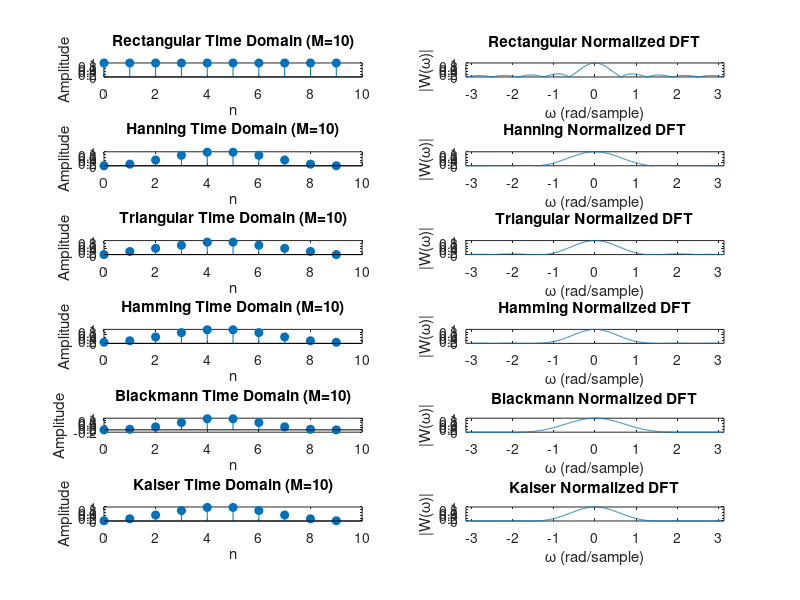
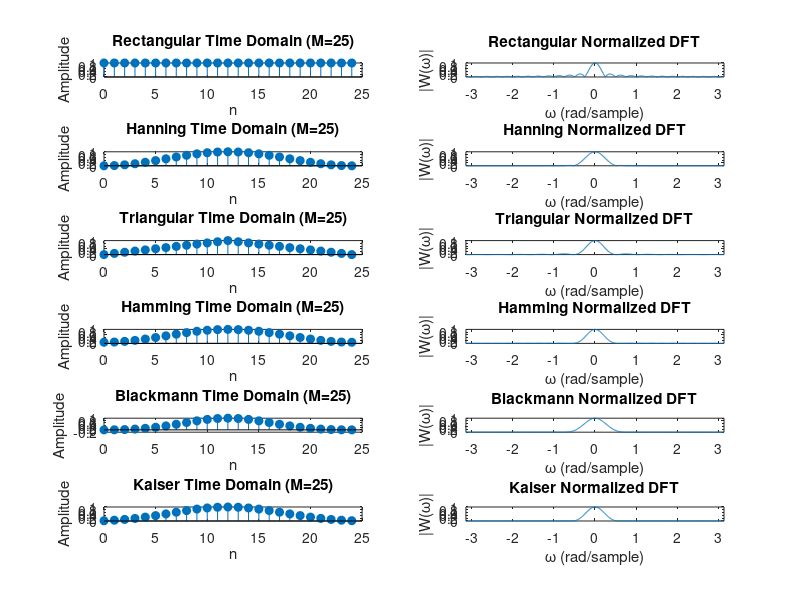
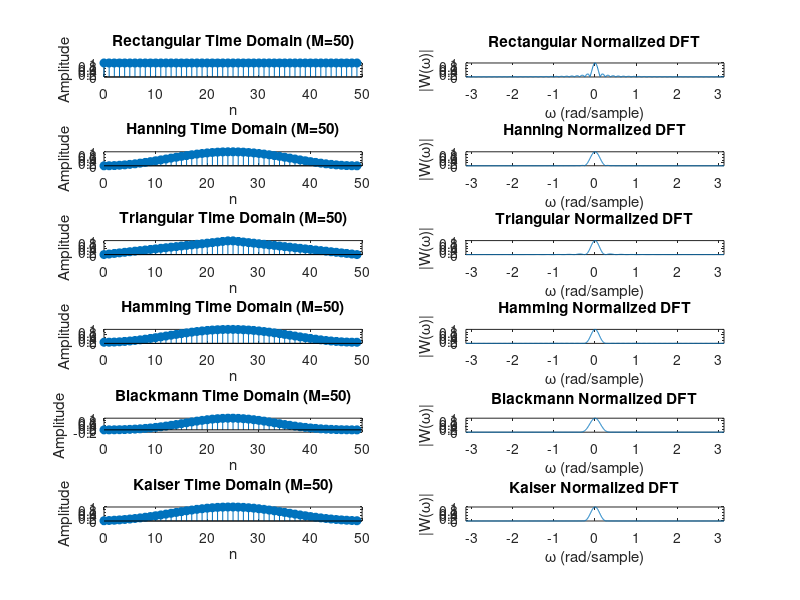
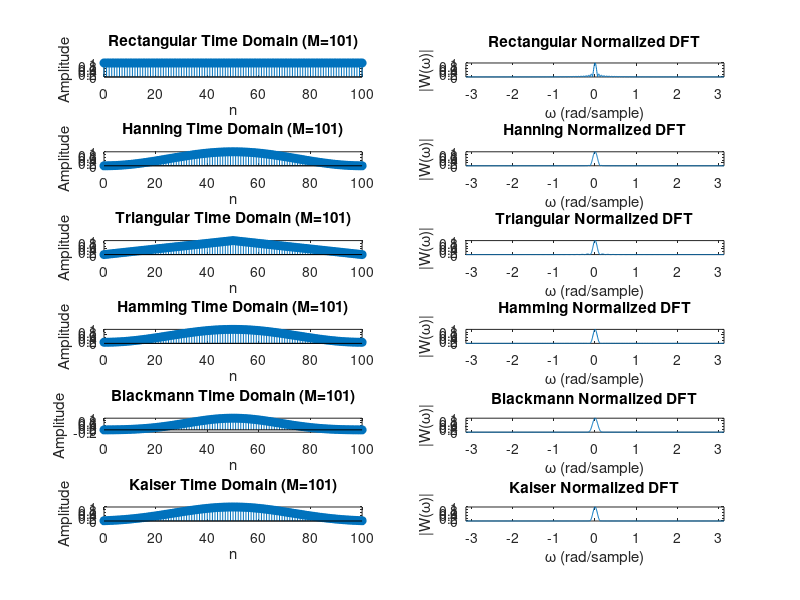

Source code (MATLAB) for these figures, in order:
M_values = [10, 25, 50, 101];
beta = 5.658; 

N_fft = 1024; 
omega = linspace(-pi, pi, N_fft);

for idx = 1:length(M_values)
    M = M_values(idx);
    n = 0:M-1;

    W_rect = ones(1, M);
    W_hann = 0.5 * (1 - cos(2*pi*n/(M-1)));
    W_tri = 1 - abs(M - 1 - 2*n)/(M-1);
    W_hamm = 0.54 - 0.46 * cos(2*pi*n/(M-1));
    W_black = 0.42 - 0.5 * cos(2*pi*n/(M-1)) + 0.08 * cos(4*pi*n/(M-1));
    

    arg = beta * sqrt(1 - (1 - 2*n/(M-1)).^2);
    W_kaiser = besseli(0, arg) / besseli(0, beta);
    
    windows = {W_rect, W_hann, W_tri, W_hamm, W_black, W_kaiser};
    names = {'Rectangular', 'Hanning', 'Triangular', 'Hamming', 'Blackmann', 'Kaiser'};
    
    figure('Name', sprintf('Windows for M = %d', M));
    
    for w = 1:length(windows)
        win = windows{w};
        

        subplot(6, 2, 2*w - 1);
        stem(n, win, 'filled');
        title([names{w}, ' Time Domain (M=', num2str(M), ')']);
        xlabel('n'); ylabel('Amplitude');
        

        W_f = fftshift(fft(win, N_fft)); 
        W_f_mag = abs(W_f) / max(abs(W_f)); 
        
        subplot(6, 2, 2*w);
        plot(omega, W_f_mag);
        title([names{w}, ' Normalized DFT']);
        xlabel('\omega (rad/sample)'); ylabel('|W(\omega)|');
        axis([-pi pi 0 1]);
    end
end

% --- Behavior Comments ---
% As M increases, the main lobe of the DFT becomes narrower for all window types.
% Increasing M improves frequency resolution but does not decrease the relative 
% height of the side lobes, which is controlled entirely by the window shape.
